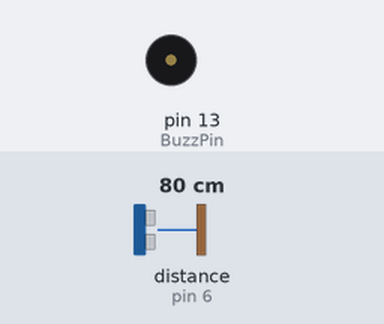
Recording of a sketch running on a simulated Arduino Uno, built with avr-gcc and run on an emulated ATmega328P. On the bench: buzzer (waves = sounding, pin HIGH). Wiring (inferred from the names in the program): ultrasonic range finder: trigger pin 8; echo pin 6. The inputs (shaded band) are chosen by the test bench; at power-on: distance to the obstacle (sensor on pin 6) 80 cm. The echo pulse lasts 58.3 µs per cm; pins used as bus, display or sensor lines are not drawn.

Above: at 1.8 s.
1.9 s: distance to the obstacle (sensor on pin 6) set to 146 cm
5.4 s: distance to the obstacle (sensor on pin 6) set to 155 cm
At 6.7 s:
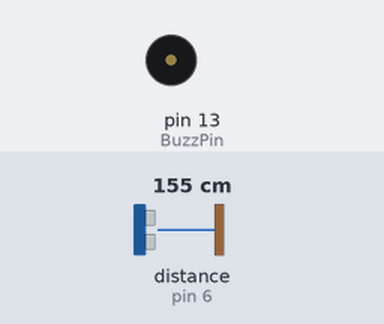
7.0 s: distance to the obstacle (sensor on pin 6) set to 2 cm
At 7.4 s:
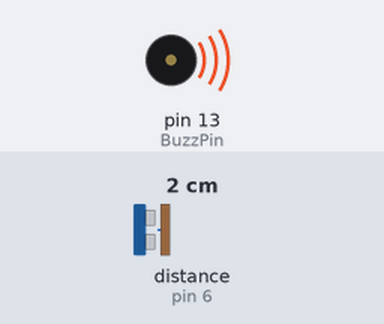
11.0 s: distance to the obstacle (sensor on pin 6) set to 250 cm
At 11.5 s:
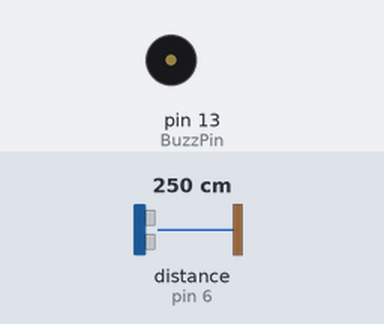
Timing chart, 0 to 13.5 s (numbered marks = the images above; inputs shaded):
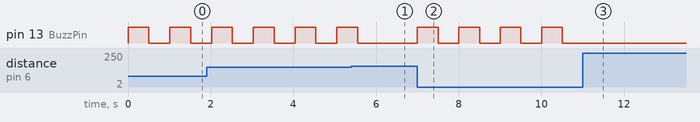

The sketch:

sketch_jun04a.ino
```cpp
#define echoPin 6
#define trigPin 8
#define BuzzPin 13
int distance;
long int duration;

void setup()
{
  pinMode(trigPin, OUTPUT);
  pinMode(echoPin, INPUT);
  pinMode(BuzzPin, OUTPUT);
}

void loop ()
{
  digitalWrite(trigPin, LOW);
  delayMicroseconds(2);
  digitalWrite(trigPin, HIGH);
  delay(1);
  digitalWrite(trigPin, LOW);

  duration = pulseIn(echoPin, HIGH);
  distance = (duration * 0.034 / 2);

  if (distance < 150)
  {
  digitalWrite(BuzzPin, HIGH);
    delay(500);
    digitalWrite(BuzzPin, LOW);
    delay(500);
  }
  else
  {
    digitalWrite(BuzzPin, LOW);
  }
}
```

Measured:
- the behaviour switches between 151 and 152 cm on distance to the obstacle (sensor on pin 6) (found by bisection; images 0 and 1)
- after the input at 5.4 s, pin 13 (BuzzPin): goes on until 5.6 s, then stays LOW
- after the input at 7.0 s, pin 13 (BuzzPin): alternates HIGH for 0.50 s and LOW for 0.50 s, starting at once
- after the input at 11.0 s, pin 13 (BuzzPin): stops changing and stays LOW
- by itself, pin 13 (BuzzPin): alternates HIGH for 0.50 s and LOW for 0.51 s
